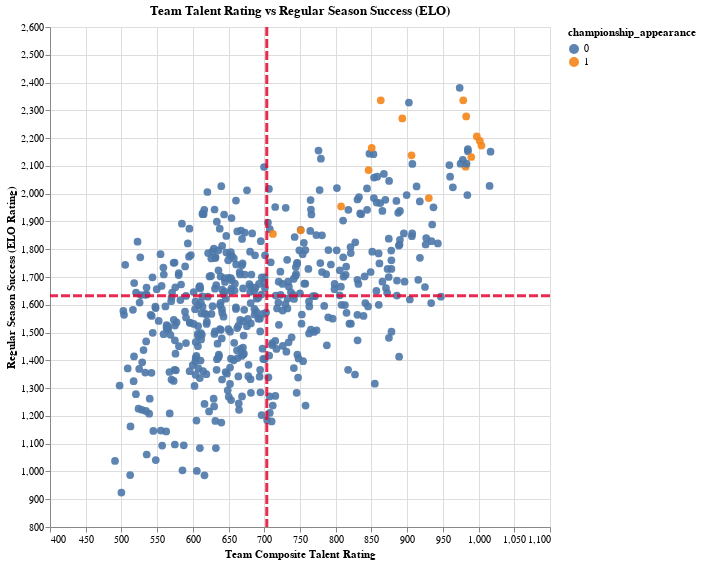

Notebook cell for this chart:
### Code cell
import altair as alt

scatter = alt.Chart(elo_championship_df).mark_circle(size = 60, opacity = .90).encode(
    alt.X('talent:Q', scale=alt.Scale(domain=[400, 1100]), title = 'Team Composite Talent Rating'),
    alt.Y('team_postgame_elo:Q', scale=alt.Scale(domain=[800, 2500]), title = 'Regular Season Success (ELO Rating)'),
    color = 'championship_appearance:N',
    tooltip = ['year']).properties(
    width = 500, height = 500, title = 'Team Talent Rating vs Regular Season Success (ELO)')

elo_line = alt.Chart(elo_championship_df).mark_rule(color="#e60634", size = 3, strokeDash=[9,3], opacity = .85).encode(
    y = 'mean(team_postgame_elo)')

talent_line = alt.Chart(elo_championship_df).mark_rule(color="#e60634", size = 3, strokeDash=[9,3], opacity = .85).encode(
    x = 'mean(talent)')

final  = scatter + elo_line + talent_line

final

### Figure 1 — Vega-Lite specification as saved in the notebook (floating-point values rounded to 4 significant figures; data arrays with more than 128 entries replaced by an {"elided": "..."} marker saying what was removed)
{"config": {"view": {"continuousWidth": 300, "continuousHeight": 300}}, "layer": [{"mark": {"type": "circle", "opacity": 0.9, "size": 60}, "encoding": {"color": {"field": "championship_appearance", "type": "nominal"}, "tooltip": [{"field": "year", "type": "quantitative"}], "x": {"field": "talent", "scale": {"domain": [400, 1100]}, "title": "Team Composite Talent Rating", "type": "quantitative"}, "y": {"field": "team_postgame_elo", "scale": {"domain": [800, 2500]}, "title": "Regular Season Success (ELO Rating)", "type": "quantitative"}}, "title": "Team Talent Rating vs Regular Season Success (ELO)"}, {"mark": {"type": "rule", "color": "#e60634", "opacity": 0.85, "size": 3, "strokeDash": [9, 3]}, "encoding": {"y": {"aggregate": "mean", "field": "team_postgame_elo", "type": "quantitative"}}}, {"mark": {"type": "rule", "color": "#e60634", "opacity": 0.85, "size": 3, "strokeDash": [9, 3]}, "encoding": {"x": {"aggregate": "mean", "field": "talent", "type": "quantitative"}}}], "data": {"name": "data-8f9c23481b682d495a6228202d2a1b22"}, "height": 500, "width": 500, "$schema": "https://vega.github.io/schema/vega-lite/v5.16.3.json", "datasets": {"data-8f9c23481b682d495a6228202d2a1b22": {"elided": "511 records"}}}
